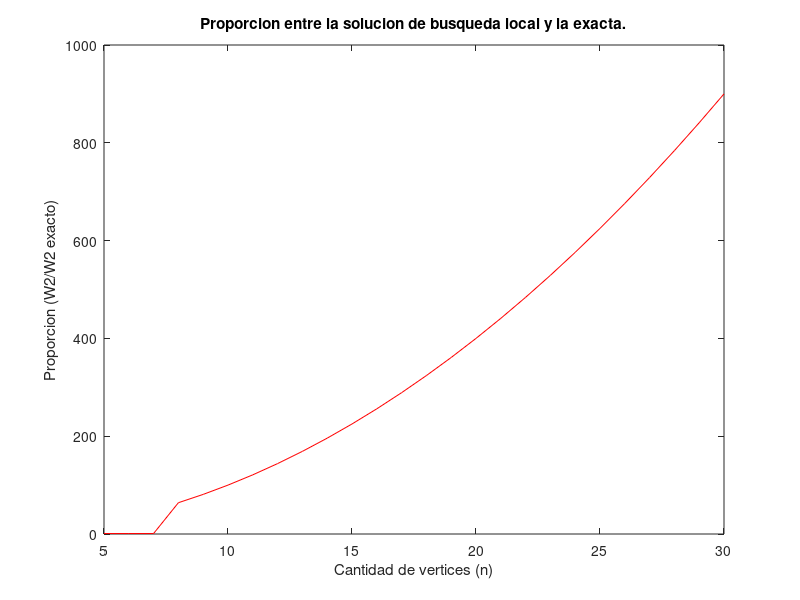
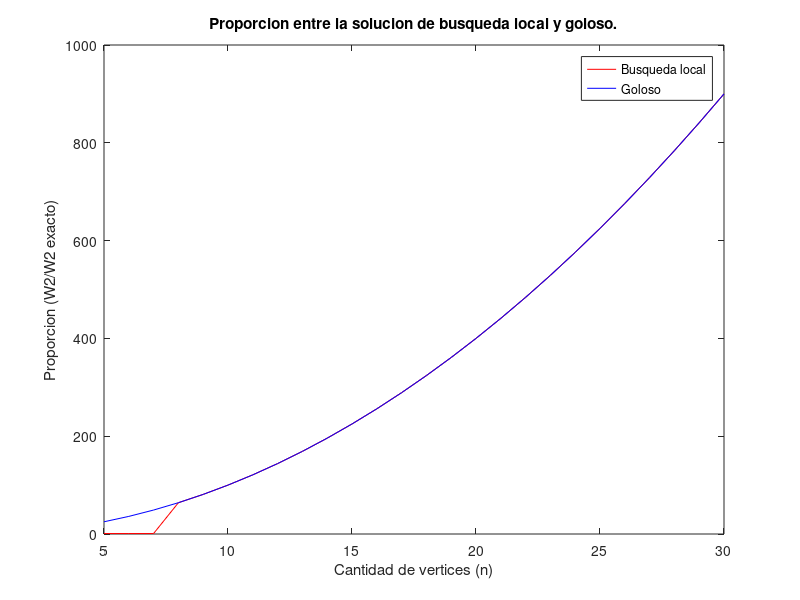

MATLAB code to generate these figures, in order:
function graficar_busq_local_proporcion()

  close all;

    datos_goloso = [5 25
6 36
7 49
8 64
9 81
10 100
11 121
12 144
13 169
14 196
15 225
16 256
17 289
18 324
19 361
20 400
21 441
22 484
23 529
24 576
25 625
26 676
27 729
28 784
29 841
30 900];
  
  datos = [5 1
6 1
7 1
8 64
9 81
10 100
11 121
12 144
13 169
14 196
15 225
16 256
17 289
18 324
19 361
20 400
21 441
22 484
23 529
24 576
25 625
26 676
27 729
28 784
29 841
30 900];


  figure;
  plot(datos(:,1), datos(:,2), 'r');
  hold on;
  title('Proporcion entre la solucion de busqueda local y la exacta.');
  xlabel('Cantidad de vertices (n)');
  ylabel('Proporcion (W2/W2 exacto)');
  saveas(gca, ['../graficos/busq_local_proporcion.eps'],'epsc');
  
  
  figure;
  plot(datos(:,1), datos(:,2), 'r');
  hold on;
  plot(datos_goloso(:,1), datos_goloso(:,2), 'b');
  title('Proporcion entre la solucion de busqueda local y goloso.');
  hleg = legend({'Busqueda local', 'Goloso'});
  xlabel('Cantidad de vertices (n)');
  ylabel('Proporcion (W2/W2 exacto)');
  saveas(gca, ['../graficos/busq_local_proporcion_comparacion.eps'],'epsc');
  
  
end